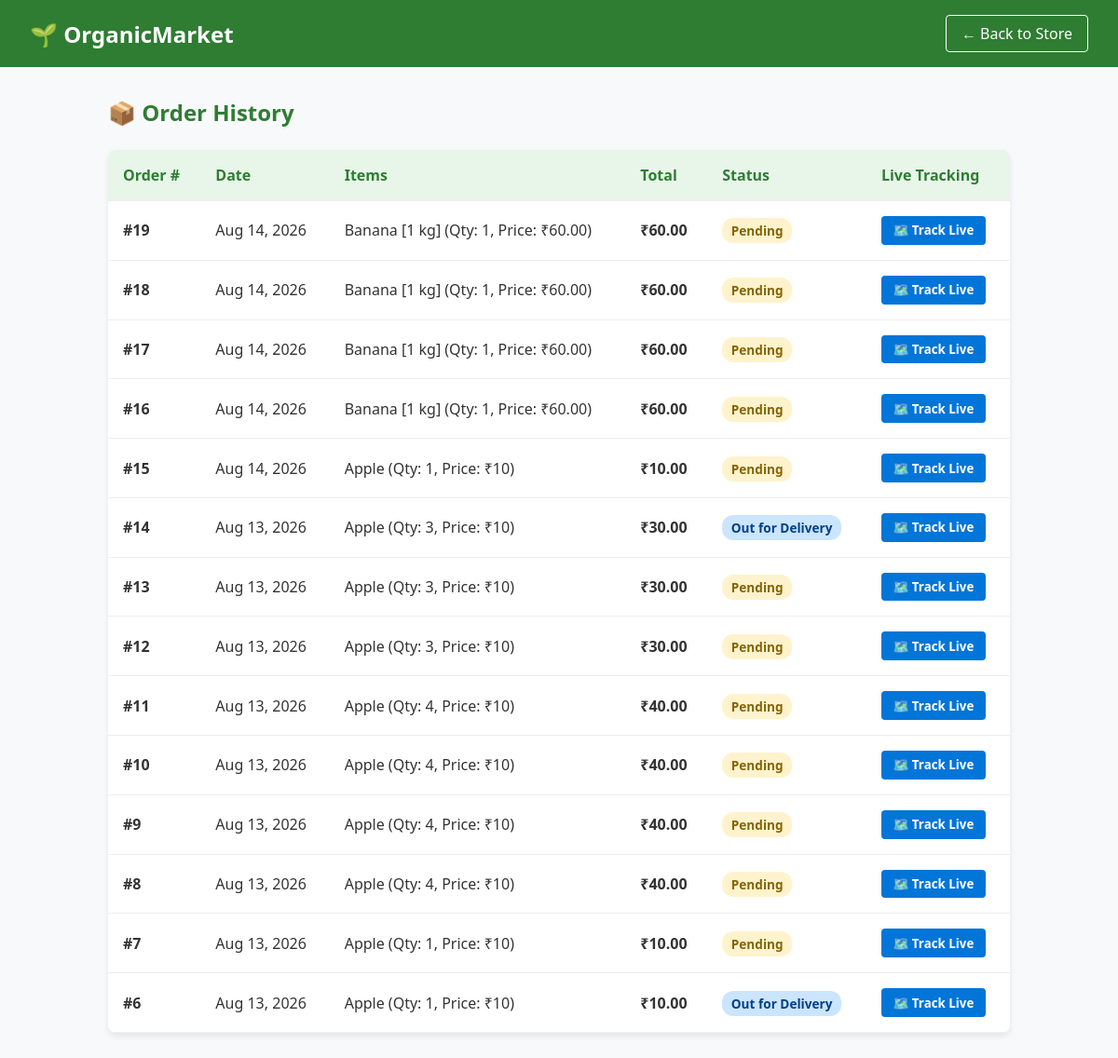
/my-orders/ (signed in), run on the app's committed database.
### store/models.py (models this page shows, shortened)
class Order(models.Model):
    STATUS_CHOICES = (
        ('Pending', 'Pending Verification'),
        ('Accepted', 'Accepted / Packing'),
        ('Out for Delivery', 'Out for Delivery'),
        ('Completed', 'Delivered'),
        ('Cancelled', 'Cancelled'),
    )
    user = models.ForeignKey(User, on_delete=models.SET_NULL, null=True, blank=True, related_name='orders')
    customer_name = models.CharField(max_length=150)
    phone = models.CharField(max_length=15)
    address = models.TextField()
    payment_method = models.CharField(max_length=50)
    transaction_id = models.CharField(max_length=100, blank=True, null=True, help_text="UPI UTR / Ref No")
    total_amount = models.DecimalField(max_digits=10, decimal_places=2)
    order_items = models.TextField(help_text="Summary of items ordered")
    status = models.CharField(max_length=20, choices=STATUS_CHOICES, default='Pending')
    driver_latitude = models.FloatField(null=True, blank=True)
    driver_longitude = models.FloatField(null=True, blank=True)
    dest_latitude = models.FloatField(null=True, blank=True)
    dest_longitude = models.FloatField(null=True, blank=True)
    created_at = models.DateTimeField(auto_now_add=True)

### store/views.py (the view)
# urls.py: path('my-orders/', orders_view, name='my_orders'),
@login_required
def orders_view(request):
    user_orders = Order.objects.filter(user=request.user).order_by('-created_at')
    return render(request, 'orders.html', {'orders': user_orders})

### templates/orders.html (shortened to what this page needs)
{% load static %}
<!DOCTYPE html>
<html lang="en">
<head>
    <link rel="stylesheet" href="https://unpkg.com/leaflet@1.9.4/dist/leaflet.css" />
</head>
<body>
    <header class="navbar">
        <div class="logo" onclick="window.location.href='{% url 'home' %}'">🌱 OrganicMarket</div>
        <a href="{% url 'home' %}" class="nav-btn">← Back to Store</a>
    </header>
    <main class="container">
        <h2>📦 Order History</h2>
        {% if orders %}
            <table>
                <thead>
                    <tr>
                        <th>Order #</th>
                        <th>Date</th>
                        <th>Items</th>
                        <th>Total</th>
                        <th>Status</th>
                        <th>Live Tracking</th>
                    </tr>
                </thead>
                <tbody>
                    {% for order in orders %}
                        <tr>
                            <td><strong>#{{ order.id }}</strong></td>
                            <td>{{ order.created_at|date:"M d, Y" }}</td>
                            <td>{{ order.order_items }}</td>
                            <td><strong>₹{{ order.total_amount }}</strong></td>
                            <td>
                                <span class="badge {% if order.status == 'Completed' %}badge-completed{% elif order.status == 'Out for Delivery' %}badge-delivery{% elif order.status == 'Cancelled' %}badge-cancelled{% else %}badge-pending{% endif %}">
                                    {{ order.status }}
                                </span>
                            </td>
                            <td>
                                <button class="btn-track" onclick="openLiveMap({{ order.id }})">🗺️ Track Live</button>
                            </td>
                        </tr>
                    {% endfor %}
                </tbody>
            </table>
        {% else %}
            <p style="text-align: center; color: #666; margin-top: 3rem;">You haven't placed any orders yet.</p>
        {% endif %}
    </main>
</body>
</html>

### templates/orders.html (style rules this page uses)
* { box-sizing: border-box; margin: 0; padding: 0; font-family: 'Segoe UI', Tahoma, Geneva, Verdana, sans-serif; }
body { background-color: #f8f9fa; color: #333; }
.navbar { display: flex; justify-content: space-between; align-items: center; background-color: #2e7d32; color: white; padding: 1rem 2rem; }
.logo { font-size: 1.5rem; font-weight: bold; cursor: pointer; }
.nav-btn { background: transparent; border: 1px solid white; color: white; padding: 0.5rem 1rem; border-radius: 4px; text-decoration: none; }
.container { max-width: 1000px; margin: 2rem auto; padding: 0 1rem; }
h2 { color: #2e7d32; margin-bottom: 1.5rem; }
table { width: 100%; border-collapse: collapse; background: white; border-radius: 8px; overflow: hidden; box-shadow: 0 4px 6px rgba(0,0,0,0.08); }
th, td { padding: 1rem; text-align: left; border-bottom: 1px solid #eee; }
th { background: #e8f5e9; color: #2e7d32; }
.badge { padding: 0.25rem 0.6rem; border-radius: 12px; font-size: 0.85rem; font-weight: bold; }
.badge-pending { background: #fff3cd; color: #856404; }
.badge-delivery { background: #cce5ff; color: #004085; }
.btn-track { background: #0275d8; color: white; border: none; padding: 0.4rem 0.8rem; border-radius: 4px; cursor: pointer; font-weight: bold; }

### data on the page
Order: id "19", created_at "Aug 14, 2026", order_items "Banana [1 kg] (Qty: 1, Price: ₹60.00)", total_amount "60.00", status "Pending"
Order: id "18", created_at "Aug 14, 2026", order_items "Banana [1 kg] (Qty: 1, Price: ₹60.00)", total_amount "60.00", status "Pending"
Order: id "17", created_at "Aug 14, 2026", order_items "Banana [1 kg] (Qty: 1, Price: ₹60.00)", total_amount "60.00", status "Pending"
Order: id "16", created_at "Aug 14, 2026", order_items "Banana [1 kg] (Qty: 1, Price: ₹60.00)", total_amount "60.00", status "Pending"
Order: id "15", created_at "Aug 14, 2026", order_items "Apple (Qty: 1, Price: ₹10)", total_amount "10.00", status "Pending"
Order: id "14", created_at "Aug 13, 2026", order_items "Apple (Qty: 3, Price: ₹10)", total_amount "30.00", status "Out for Delivery"
Order: id "13", created_at "Aug 13, 2026", order_items "Apple (Qty: 3, Price: ₹10)", total_amount "30.00", status "Pending"
Order: id "12", created_at "Aug 13, 2026", order_items "Apple (Qty: 3, Price: ₹10)", total_amount "30.00", status "Pending"
Order: id "11", created_at "Aug 13, 2026", order_items "Apple (Qty: 4, Price: ₹10)", total_amount "40.00", status "Pending"
Order: id "10", created_at "Aug 13, 2026", order_items "Apple (Qty: 4, Price: ₹10)", total_amount "40.00", status "Pending"
Order: id "9", created_at "Aug 13, 2026", order_items "Apple (Qty: 4, Price: ₹10)", total_amount "40.00", status "Pending"
Order: id "8", created_at "Aug 13, 2026", order_items "Apple (Qty: 4, Price: ₹10)", total_amount "40.00", status "Pending"
Order: id "7", created_at "Aug 13, 2026", order_items "Apple (Qty: 1, Price: ₹10)", total_amount "10.00", status "Pending"
Order: id "6", created_at "Aug 13, 2026", order_items "Apple (Qty: 1, Price: ₹10)", total_amount "10.00", status "Out for Delivery"
